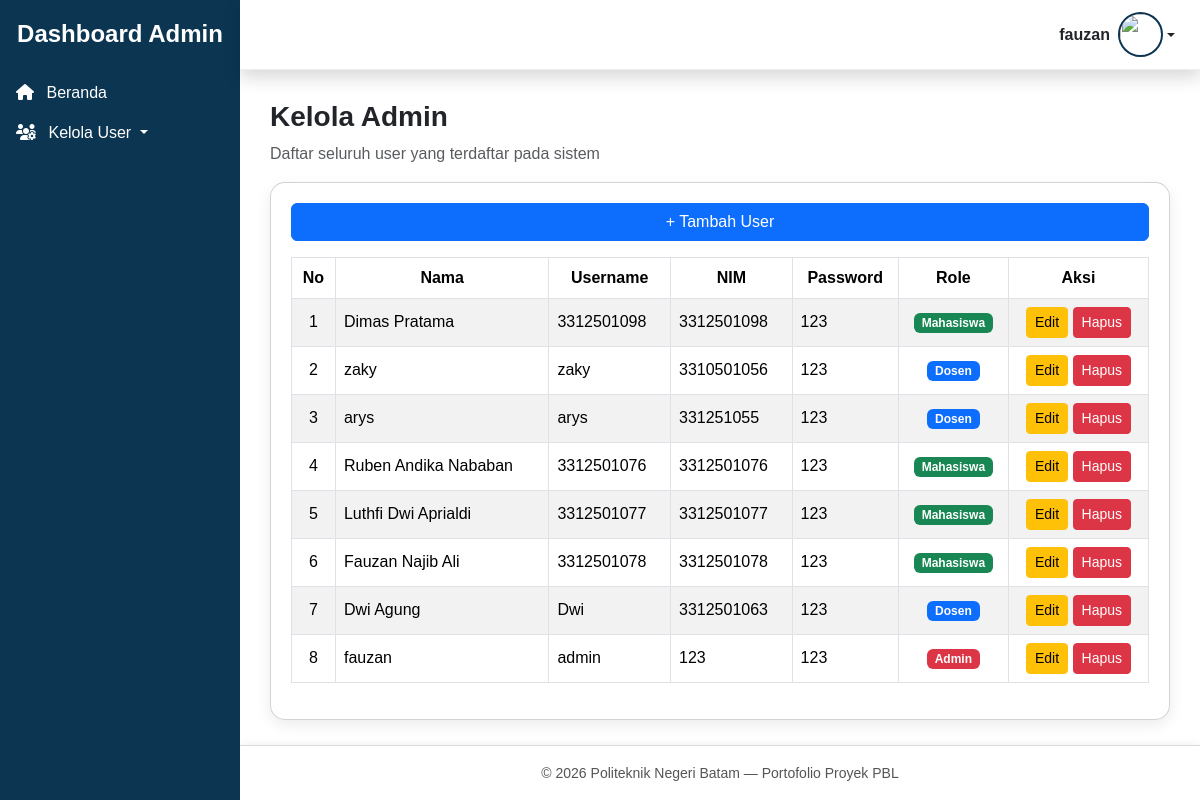
/admin/kelola_user.php (signed in), run on the app's committed database.
### tables this page shows
CREATE TABLE `users` (
  `id_user` int NOT NULL,
  `nama` varchar(100) DEFAULT NULL,
  `username` varchar(100) DEFAULT NULL,
  `password` varchar(255) DEFAULT NULL,
  `nim` varchar(20) NOT NULL,
  `jurusan` enum('teknik elektro','teknik informatika','teknik mesin','manajemen bisnis') NOT NULL,
  `profil` varchar(255) DEFAULT NULL,
  `role` enum('mahasiswa','dosen','admin') NOT NULL
);

### admin/kelola_user.php (the view, shortened to what this page needs)
<?php
include "../template_admin/header.php";
include "../template_admin/sidebar.php";
include "../template_admin/topbar.php";
$result = mysqli_query($koneksi, "SELECT * FROM users ORDER BY id_user DESC");
?>
<div class="content-wrapper">
  <h3 class="fw-bold">Kelola Admin</h3>
  <p class="text-muted">Daftar seluruh user yang terdaftar pada sistem</p>
  <div class="card card-custom mt-3">
    <a href="tambah_user.php" class="btn btn-primary mb-3">
      + Tambah User
    </a>
    <table class="table table-bordered table-striped table-hover align-middle">
      <thead>
        <tr class="text-center">
          <th>No</th>
          <th>Nama</th>
          <th>Username</th>
          <th>NIM</th>
          <th>Password</th>
          <th>Role</th>
          <th>Aksi</th>
        </tr>
      </thead>
      <tbody>
        <?php
        $no = 1;
        while ($row = mysqli_fetch_assoc($result)) { ?>
          <tr>
            <td class="text-center"><?= $no++ ?></td>
            <td><?= $row['nama'] ?></td>
            <td><?= $row['username'] ?></td>
            <td><?= $row['nim'] ?></td>
            <td><?= $row['password'] ?></td>
            <td class="text-center">
              <span class="badge
                <?= ($row['role'] == 'admin' ? 'bg-danger' :
                    ($row['role'] == 'dosen' ? 'bg-primary' : 'bg-success')) ?>">
                <?= ucfirst($row['role']) ?>
              </span>
            </td>
            <td class="text-center">
              <a href="edit_user.php?id=<?= $row['id_user'] ?>" class="btn btn-warning btn-sm">
                Edit
              </a>
              <a href="hapus_user.php?id=<?= $row['id_user'] ?>" class="btn btn-danger btn-sm"
                 onclick="return confirm('Yakin ingin menghapus user ini?')">
                Hapus
              </a>
            </td>
          </tr>
        <?php } ?>
      </tbody>
    </table>
  </div>
</div>
<?php include "../template/footer.php"; ?>

### template_admin/header.php (style rules this page uses)
body { font-family: 'Poppins', sans-serif; background: white; margin: 0; }

### admin/kelola_user.php (style rules this page uses)
.content-wrapper { margin-left: 240px; padding: 100px 30px 40px; }
.card-custom { border-radius: 15px; padding: 20px; box-shadow: 0 5px 15px rgba(0,0,0,0.08); }
.table thead { background-color: #0b3551; color: white; }

### data on the page
users: nama "Dimas Pratama", username "3312501098", nim "3312501098", password "123", role "Mahasiswa"
users: nama "zaky", username "zaky", nim "3310501056", password "123", role "Dosen"
users: nama "arys", username "arys", nim "331251055", password "123", role "Dosen"
users: nama "Ruben Andika Nababan", username "3312501076", nim "3312501076", password "123", role "Mahasiswa"
users: nama "Luthfi Dwi Aprialdi", username "3312501077", nim "3312501077", password "123", role "Mahasiswa"
users: nama "Fauzan Najib Ali", username "3312501078", nim "3312501078", password "123", role "Mahasiswa"
users: nama "Dwi Agung", username "Dwi", nim "3312501063", password "123", role "Dosen"
users: nama "fauzan", username "admin", nim "123", password "123", role "Admin"

### other printed values
$nama "fauzan"
